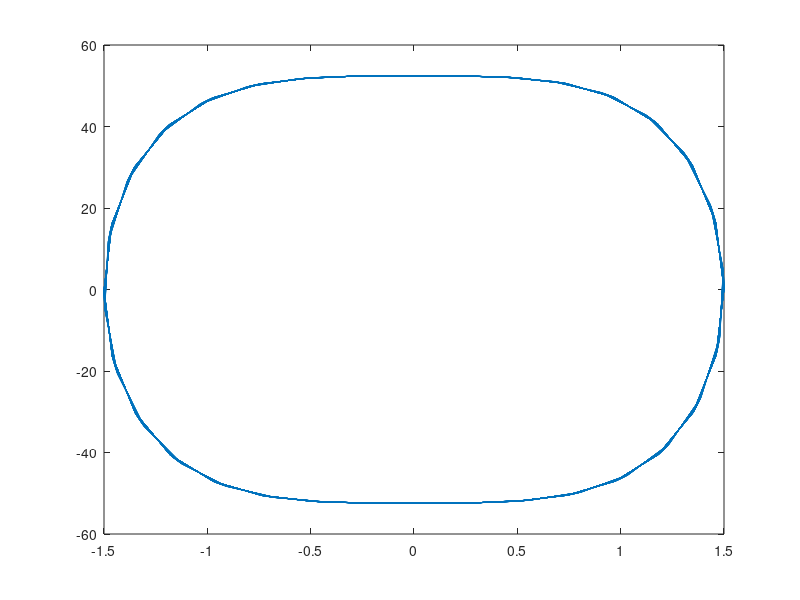

Source code (MATLAB):
% valores de problema resorte
u0 = 1.5;
v0 = 0;
s1 = 100;
s2 = 10;
T = 0.15153;
Dt = T/32;
tmax = 50*T;
%
u=[u0];
v=[v0];
a=[];
%
for i = 0:Dt:tmax
a0 = -s1*(1+s2*u0^2)*u0;
%
u1 = u0 + 1/3*Dt*v0 + 1/18*Dt^2*a0;
v1 = v0 + 1/3*Dt*a0;
a1 = -s1*(1+s2*u1^2)*u1;
%
u2 = u0 + 2/3*Dt*v0 + 1/27*Dt^2*(2*a0 + 4*a1);
v2 = v0 + 2/3*Dt*a1;
a2 = -s1*(1+s2*u2^2)*u2;
%
u3 = u0 + Dt*v0 + 1/6*Dt^2*(a0 + a1 + a2);
v3 = v0 + 1/4*Dt*(a0 + 3*a2);
%
u=[u,u3]; 
v=[v,v3];
a=[a,a0];

u0=u3;
v0=v3;
endfor

% subplot (3, 1, 1)
% plot (u);
% subplot (3, 1, 2)
% plot (v);
% subplot (3, 1, 3)
% plot (a);

plot(u,v)
